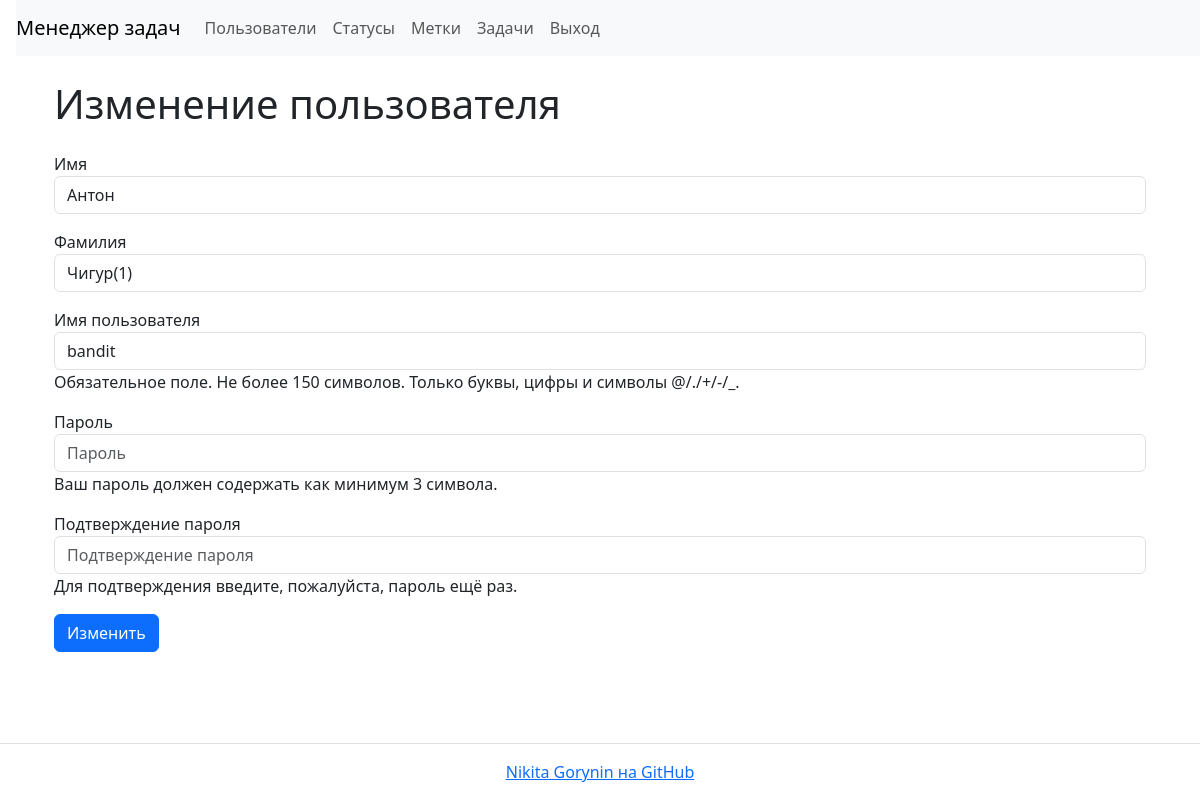
Page /users/11/update/ (signed in) on the earlier database version.
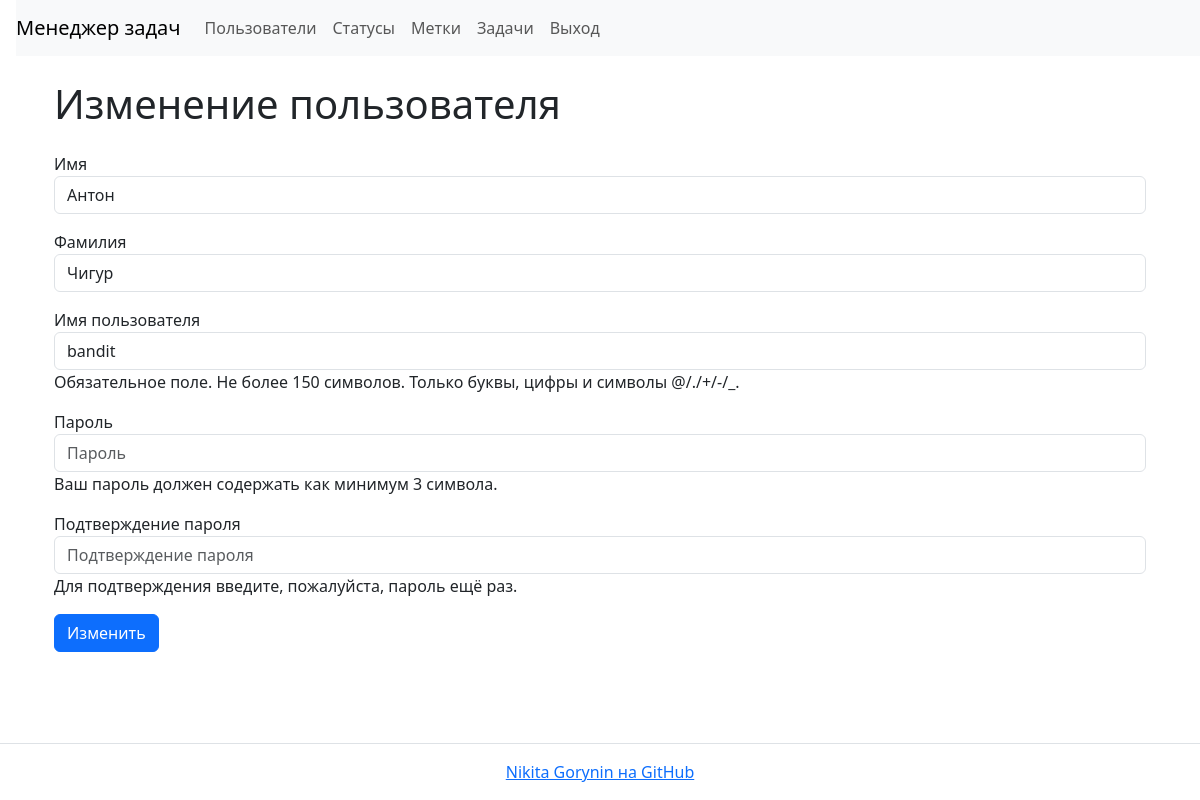
Same page on the later database version.
### task_manager/users/models.py (models this page shows, shortened)
class User(AbstractUser):
    first_name = models.CharField(max_length=150)
    last_name = models.CharField(max_length=150)

### task_manager/users/views.py (the view, shortened to what this page needs)
# urls.py: path('<int:pk>/update/', UserUpdateView.as_view(), name='user_update'),
class UserUpdateView(AuthRequiredMixin, UserPermissionMixin,
                     MessageMixin, UpdateView):
    template_name = 'users/create.html'
    model = User
    form_class = UserForm
    success_url = reverse_lazy('users')
    extra_context = {
        'header': 'Изменение пользователя',
        'button_title': 'Изменить',
    }
    permission_message = 'У вас нет прав для изменения другого пользователя.'
    permission_url = reverse_lazy('users')

### task_manager/mixins.py (called while the page is built)
    def dispatch(self, request, *args, **kwargs):
        if not request.user.is_authenticated:
            self.error(request, self.auth_message)
            return redirect(reverse_lazy('login'))
        return super().dispatch(request, *args, **kwargs)

    def test_func(self):
        return self.get_object() == self.request.user

### task_manager/templates/users/create.html (shortened to what this page needs)
{% extends "base.html" %}
{% block content %}
<div class="container wrapper flex-grow-1">
    <h1 class="my-4">{{ header }}</h1>
    <form method="post">
        {{ form.as_p }}
        <input class="btn btn-primary" type="submit" value="{{ button_title }}">
    </form>
</div>
{% endblock %}

Differences in the rows shown:
changed User "Антон": last_name "Чигур(1)" → "Чигур"
